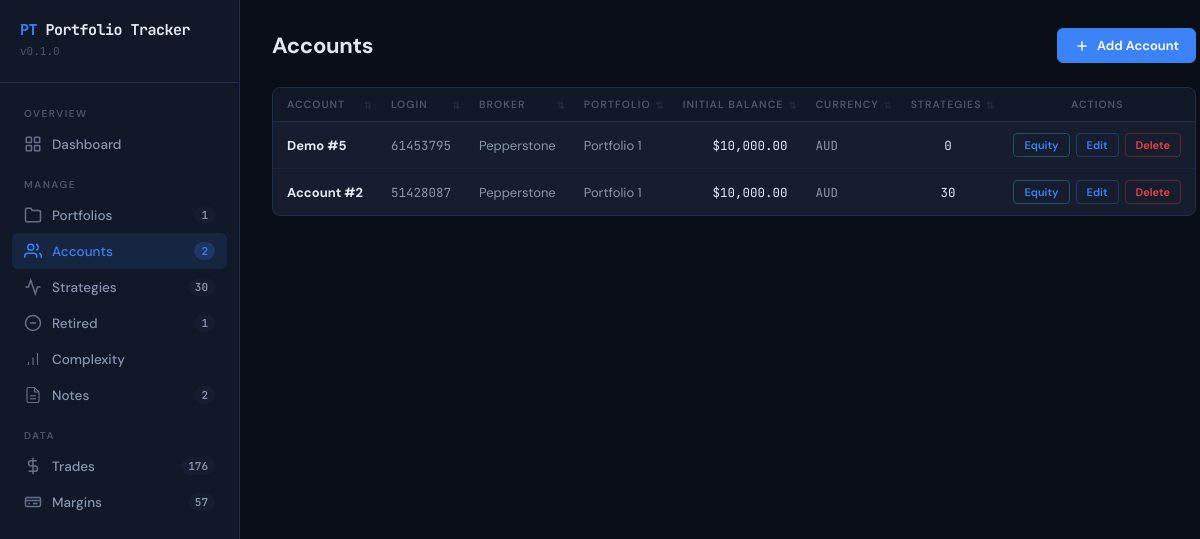
Screenshot of /accounts with the database file from the repository.
### app.py (models this page shows)
class Account(db.Model):
    __tablename__ = 'Accounts'
    AccountID = db.Column(db.Integer, primary_key=True, autoincrement=True)
    AccountLogin = db.Column(db.Integer, nullable=False, unique=True)
    AccountName = db.Column(db.Text)
    Broker = db.Column(db.Text)
    Currency = db.Column(db.Text, default='AUD')
    InitialBalance = db.Column(db.Float, default=0)
    PortfolioID = db.Column(db.Integer, db.ForeignKey('Portfolios.PortfolioID'))
    CreatedAt = db.Column(db.Text, default=lambda: datetime.now(timezone.utc).strftime('%Y-%m-%d %H:%M:%S'))
    strategies = db.relationship('Strategy', backref='account', lazy=True)

class Portfolio(db.Model):
    __tablename__ = 'Portfolios'
    PortfolioID = db.Column(db.Integer, primary_key=True, autoincrement=True)
    PortfolioName = db.Column(db.Text, nullable=False)
    Description = db.Column(db.Text)
    CreatedAt = db.Column(db.Text, default=lambda: datetime.now(timezone.utc).strftime('%Y-%m-%d %H:%M:%S'))
    accounts = db.relationship('Account', backref='portfolio', lazy=True)

### app.py (the view)
@app.route('/accounts')
def accounts():
    all_accounts = Account.query.order_by(Account.CreatedAt.desc()).all()
    all_portfolios = Portfolio.query.order_by(Portfolio.PortfolioName).all()
    account_data = []
    for a in all_accounts:
        strat_count = Strategy.query.filter_by(AccountID=a.AccountID).count()
        account_data.append({
            'account': a,
            'strategy_count': strat_count,
        })
    return render_template('accounts.html',
        account_data=account_data,
        portfolios=all_portfolios,
    )

### app.py (called while the page is built)
@app.context_processor
def inject_sidebar_counts():
    try:
        return {
            'portfolio_count': Portfolio.query.count(),
            'account_count': Account.query.count(),
            'strategy_count': Strategy.query.filter_by(Status='Running').count(),
            'retired_count': Strategy.query.filter_by(Status='Retired').count(),
            'trade_count': Trade.query.count(),
            'margin_count': MarginData.query.count(),
            'note_count': Note.query.count(),
            'today': datetime.now(timezone.utc).strftime('%Y-%m-%d'),
        }
    except Exception:
        return {
            'portfolio_count': 0,
            'account_count': 0,
            'strategy_count': 0,
            'retired_count': 0,
            'trade_count': 0,
            'margin_count': 0,
            'note_count': 0,
        }

### templates/accounts.html (shortened to what this page needs)
{% extends "base.html" %}
{% set active_page = 'accounts' %}
{% block content %}
<div class="page-header">
  <h2>Accounts</h2>
  <div class="page-header-actions">
    <button class="btn btn-primary" onclick="openModal('add-account')">
      <svg viewBox="0 0 24 24" fill="none" stroke="currentColor" stroke-width="2"><line x1="12" y1="5" x2="12" y2="19"/><line x1="5" y1="12" x2="19" y2="12"/></svg>
      Add Account
    </button>
  </div>
</div>
{% if account_data %}
<div class="data-table-wrapper">
  <table class="data-table">
    <thead>
      <tr>
        <th data-sort="string">Account</th>
        <th data-sort="number">Login</th>
        <th data-sort="string">Broker</th>
        <th data-sort="string">Portfolio</th>
        <th class="right" data-sort="currency">Initial Balance</th>
        <th data-sort="string">Currency</th>
        <th class="center" data-sort="number">Strategies</th>
        <th class="center">Actions</th>
      </tr>
    </thead>
    <tbody>
      {% for ad in account_data %}
      {% set a = ad.account %}
      <tr>
        <td><strong>{{ a.AccountName or ('Account ' ~ a.AccountLogin) }}</strong></td>
        <td class="mono muted">{{ a.AccountLogin }}</td>
        <td class="muted">{{ a.Broker or '—' }}</td>
        <td class="muted">{{ a.portfolio.PortfolioName if a.portfolio else '—' }}</td>
        <td class="right mono">${{ '{:,.2f}'.format(a.InitialBalance or 0) }}</td>
        <td class="mono muted">{{ a.Currency or 'AUD' }}</td>
        <td class="center mono">{{ ad.strategy_count }}</td>
        <td class="center">
          <div class="action-btns">
            <button class="action-btn cyan" onclick="loadAccountEquity({{ a.AccountID }}, '{{ a.AccountName or a.AccountLogin }}')">Equity</button>
            <button class="action-btn blue" onclick="openEditAccount({{ a.AccountID }}, '{{ a.AccountName or '' }}', {{ a.AccountLogin }}, '{{ a.Broker or '' }}', {{ a.InitialBalance or 0 }}, '{{ a.Currency or 'AUD' }}', {{ a.PortfolioID or 'null' }})">Edit</button>
            <button class="action-btn red" onclick="confirmDelete('delete-account-{{ a.AccountID }}', '{{ a.AccountName or a.AccountLogin }}')">Delete</button>
          </div>
        </td>
      </tr>
      {% endfor %}
    </tbody>
  </table>
</div>
{% endif %}
{% endblock %}

### static/css/style.css (style rules this page uses)
:root { --bg-primary: #0a0e17; --bg-secondary: #111827; --bg-card: #151d2e; --bg-card-hover: #1a2440; --bg-input: #0d1220; --border: #1e2d4a; --border-focus: #3b82f6; --text-primary: #e2e8f0; --text-secondary: #8896b0; --text-muted: #4a5568; --accent-blue: #3b82f6; --accent-green: #10b981; --accent-red: #ef4444; --accent-amber: #f59e0b; --accent-purple: #8b5cf6; --accent-cyan: #06b6d4; --profit-green: #34d399; --loss-red: #f87171; --tag-trend-bg: rgba(59,130,246,0.15); --tag-trend-text: #60a5fa; --tag-mr-bg: rgba(168,85,247,0.15); --tag-mr-text: #c084fc; --tag-breakout-bg: rgba(245,158,11,0.15); --tag-breakout-text: #fbbf24; --tag-long-bg: rgba(16,185,129,0.15); --tag-long-text: #34d399; --tag-short-bg: rgba(239,68,68,0.15); --tag-short-text: #f87171; --tag-both-bg: rgba(6,182,212,0.15); --tag-both-text: #22d3ee; }
* { margin: 0; padding: 0; box-sizing: border-box; }
body { font-family: 'DM Sans', sans-serif; background: var(--bg-primary); color: var(--text-primary); min-height: 100vh; }
.page-header { display: flex; align-items: center; justify-content: space-between; margin-bottom: 24px; }
.page-header h2 { font-size: 22px; font-weight: 700; letter-spacing: -0.3px; }
.page-header-actions { display: flex; gap: 10px; align-items: center; }
.btn { display: inline-flex; align-items: center; gap: 7px; padding: 8px 16px; border-radius: 6px; font-size: 13px; font-weight: 600; font-family: 'DM Sans', sans-serif; cursor: pointer; border: 1px solid transparent; transition: all 0.15s; text-decoration: none; }
.btn svg { width: 16px; height: 16px; }
.btn-primary { background: var(--accent-blue); color: white; border-color: var(--accent-blue); }
.data-table-wrapper { background: var(--bg-card); border: 1px solid var(--border); border-radius: 8px; overflow: hidden; }
.data-table { width: 100%; border-collapse: collapse; font-size: 13px; }
.data-table thead th { background: var(--bg-secondary); padding: 10px 14px; text-align: left; font-size: 10.5px; font-weight: 600; text-transform: uppercase; letter-spacing: 1px; color: var(--text-muted); border-bottom: 1px solid var(--border); white-space: nowrap; }
.data-table thead th.right { text-align: right; }
.data-table thead th.center { text-align: center; }
.data-table tbody tr { border-bottom: 1px solid rgba(30, 45, 74, 0.5); transition: background 0.1s; }
.data-table tbody tr:last-child { border-bottom: none; }
.data-table tbody td { padding: 11px 14px; color: var(--text-primary); white-space: nowrap; }
.data-table tbody td.right { text-align: right; }
.data-table tbody td.center { text-align: center; }
.data-table tbody td.mono { font-family: 'JetBrains Mono', monospace; font-size: 12.5px; }
.data-table tbody td.muted { color: var(--text-secondary); }
.action-btns { display: flex; gap: 6px; }
.action-btn { padding: 4px 10px; border-radius: 4px; font-size: 11px; font-weight: 600; border: 1px solid var(--border); background: transparent; color: var(--text-secondary); cursor: pointer; font-family: 'DM Sans', sans-serif; transition: all 0.15s; }
.action-btn.blue { color: var(--accent-blue); border-color: rgba(59,130,246,0.3); }
.action-btn.red { color: var(--accent-red); border-color: rgba(239,68,68,0.3); }
.action-btn.cyan { color: var(--accent-blue); border-color: rgba(56,189,248,0.3); }
th.sortable { cursor: pointer; user-select: none; position: relative; padding-right: 18px !important; }
th.sortable::after { content: '⇅'; position: absolute; right: 4px; top: 50%; transform: translateY(-50%); font-size: 10px; opacity: 0.3; }

### rows the page displays
Account: AccountName "Demo #5", AccountLogin "61453795", Broker "Pepperstone", InitialBalance "10,000.00", Currency "AUD"
Portfolio: portfolio "Portfolio 1" "Portfolio 1"
Account: AccountName "Account #2", AccountLogin "51428087", Broker "Pepperstone", InitialBalance "10,000.00", Currency "AUD"

### other values shown
{{ portfolio_count }} "1"
{{ account_count }} "2"
{{ strategy_count }} "30"
{{ retired_count }} "1"
{{ note_count }} "2"
{{ trade_count }} "176"
{{ margin_count }} "57"
{{ ad.strategy_count }} "0" "30"
